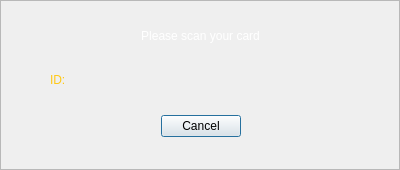
<?xml version="1.0" encoding="UTF-8"?>
<ui version="4.0">
 <class>ScanWindow</class>
 <widget class="QDialog" name="ScanWindow">
  <property name="geometry">
   <rect>
    <x>0</x>
    <y>0</y>
    <width>400</width>
    <height>170</height>
   </rect>
  </property>
  <property name="windowTitle">
   <string>Card Scanner</string>
  </property>
  <widget class="QDialogButtonBox" name="buttonBox">
   <property name="geometry">
    <rect>
     <x>30</x>
     <y>110</y>
     <width>341</width>
     <height>32</height>
    </rect>
   </property>
   <property name="layoutDirection">
    <enum>Qt::LeftToRight</enum>
   </property>
   <property name="orientation">
    <enum>Qt::Horizontal</enum>
   </property>
   <property name="standardButtons">
    <set>QDialogButtonBox::Cancel</set>
   </property>
   <property name="centerButtons">
    <bool>true</bool>
   </property>
  </widget>
  <widget class="QLabel" name="label">
   <property name="geometry">
    <rect>
     <x>100</x>
     <y>20</y>
     <width>201</width>
     <height>31</height>
    </rect>
   </property>
   <property name="styleSheet">
    <string notr="true">font: 8pt &quot;BR Cobane&quot;;
color: rgb(255, 255, 255);
font: 11pt &quot;MS Shell Dlg 2&quot;;</string>
   </property>
   <property name="text">
    <string>Please scan your card</string>
   </property>
   <property name="alignment">
    <set>Qt::AlignCenter</set>
   </property>
  </widget>
  <widget class="QLabel" name="label_2">
   <property name="geometry">
    <rect>
     <x>50</x>
     <y>50</y>
     <width>121</width>
     <height>60</height>
    </rect>
   </property>
   <property name="styleSheet">
    <string notr="true">font: 57 18pt &quot;BR Cobane Medium&quot;;
color: rgb(255, 200, 21);</string>
   </property>
   <property name="text">
    <string>ID:   </string>
   </property>
  </widget>
  <widget class="QLabel" name="label_3">
   <property name="geometry">
    <rect>
     <x>100</x>
     <y>50</y>
     <width>271</width>
     <height>60</height>
    </rect>
   </property>
   <property name="styleSheet">
    <string notr="true">font: 57 18pt &quot;BR Cobane Medium&quot;;
color: rgb(255, 200, 21);</string>
   </property>
   <property name="text">
    <string/>
   </property>
  </widget>
  <widget class="QFrame" name="frame">
   <property name="geometry">
    <rect>
     <x>0</x>
     <y>0</y>
     <width>400</width>
     <height>170</height>
    </rect>
   </property>
   <property name="styleSheet">
    <string notr="true">background-image: url(:/background/assets/scan_card_bg.png);</string>
   </property>
   <property name="frameShape">
    <enum>QFrame::StyledPanel</enum>
   </property>
   <property name="frameShadow">
    <enum>QFrame::Raised</enum>
   </property>
  </widget>
  <zorder>frame</zorder>
  <zorder>buttonBox</zorder>
  <zorder>label</zorder>
  <zorder>label_2</zorder>
  <zorder>label_3</zorder>
 </widget>
 <resources>
  <include location="resources.qrc"/>
 </resources>
 <connections>
  <connection>
   <sender>buttonBox</sender>
   <signal>accepted()</signal>
   <receiver>ScanWindow</receiver>
   <slot>accept()</slot>
   <hints>
    <hint type="sourcelabel">
     <x>248</x>
     <y>254</y>
    </hint>
    <hint type="destinationlabel">
     <x>157</x>
     <y>274</y>
    </hint>
   </hints>
  </connection>
  <connection>
   <sender>buttonBox</sender>
   <signal>rejected()</signal>
   <receiver>ScanWindow</receiver>
   <slot>reject()</slot>
   <hints>
    <hint type="sourcelabel">
     <x>316</x>
     <y>260</y>
    </hint>
    <hint type="destinationlabel">
     <x>286</x>
     <y>274</y>
    </hint>
   </hints>
  </connection>
 </connections>
</ui>
